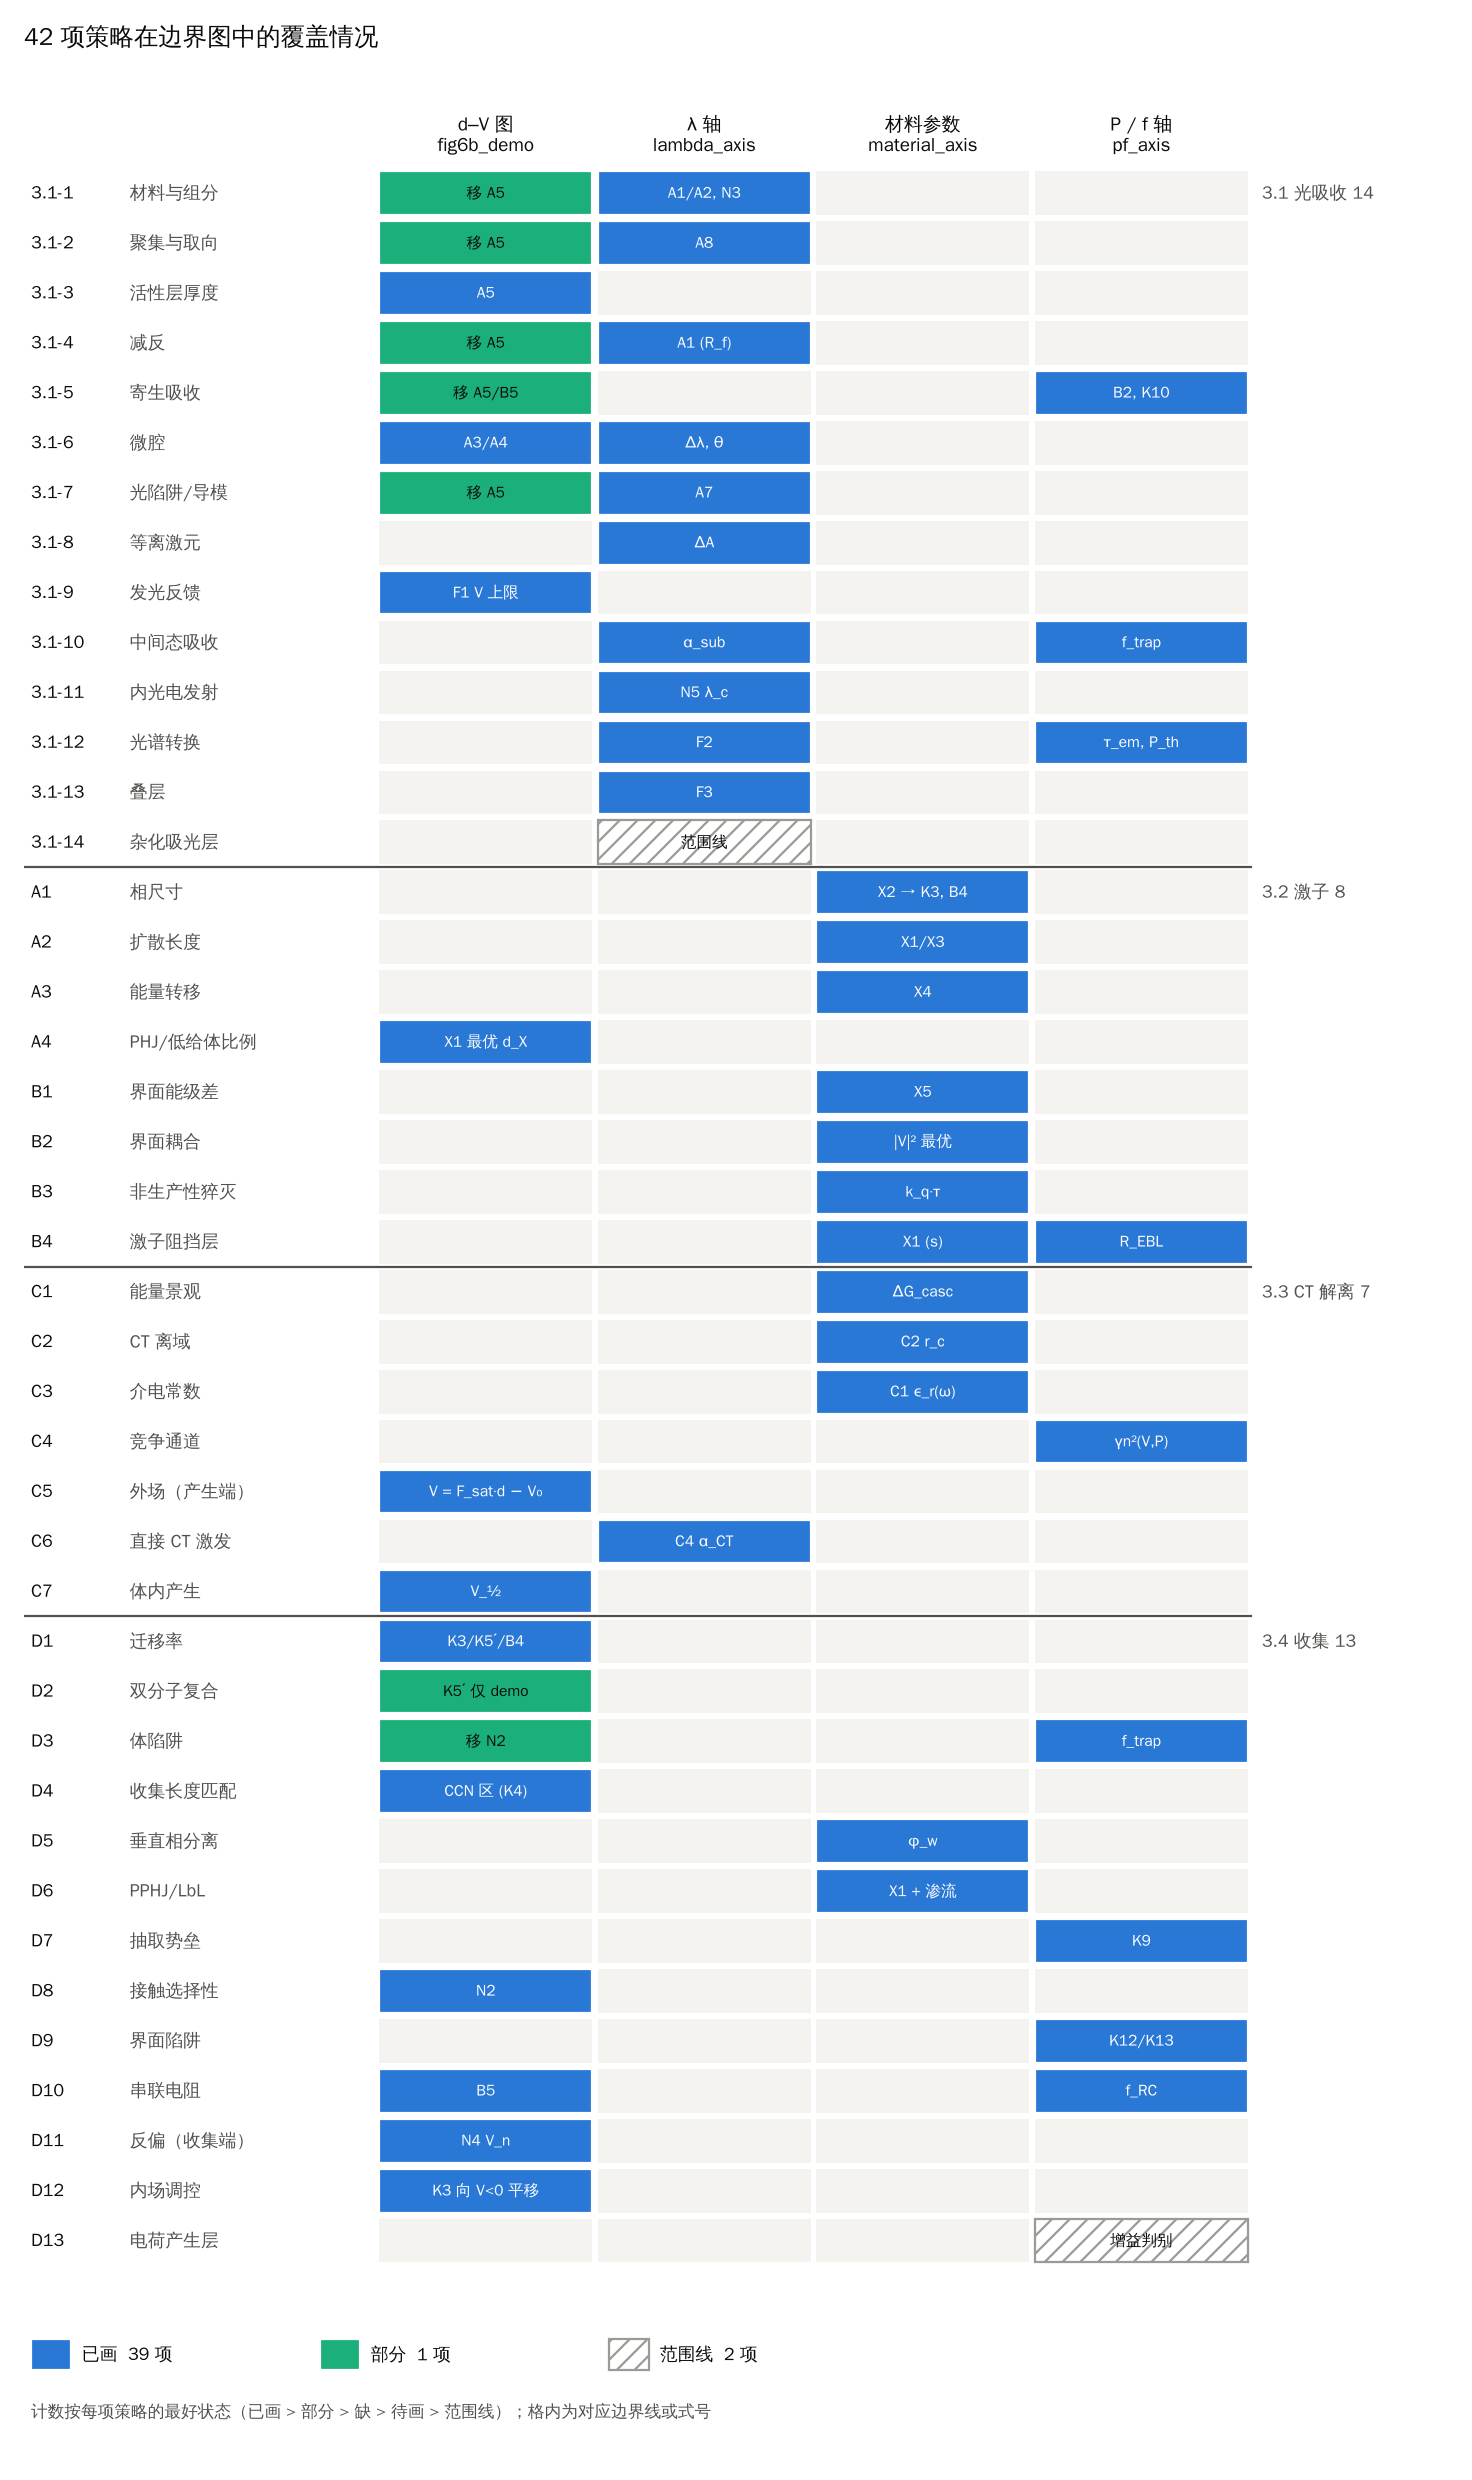

Generate this figure with Python:
"""42 项策略 × 图的覆盖核对：每项策略落在哪张图、哪条线上，现有图里画了没有。

数据来源：《42种策略_通用边界模型.md》第 2 节“所在图轴”一列，以及实际画出的图：
demo_fig6b.py（fig6b_demo.png，d–V）、axis_figures.py（lambda_axis.png、material_axis.png、pf_axis.png）。
运行：python3 coverage_42.py → coverage_42.png，并打印 Markdown 表与计数。
"""
import matplotlib
matplotlib.use("Agg")
import matplotlib.pyplot as plt
from matplotlib.patches import Rectangle

plt.rcParams["font.family"] = ["WenQuanYi Zen Hei", "DejaVu Sans"]

COLS = ["d–V 图\nfig6b_demo", "λ 轴\nlambda_axis", "材料参数\nmaterial_axis", "P / f 轴\npf_axis"]
COLS_MD = ["d–V 图 (fig6b_demo)", "λ 轴 (lambda_axis)", "材料参数 (material_axis)", "P / f 轴 (pf_axis)"]

# 状态：drawn 已画；partial 线已画但本策略的作用没体现（只是共用/移动该线，或只在一张图里）；
# missing 应在 d–V 图上却没画；todo 属于尚未生成的图；scope 范围线
STATUS = {
    "drawn":   ("已画", "#2a78d6"),
    "partial": ("部分", "#1baf7a"),
    "missing": ("缺（d–V 图上应有）", "#eb6834"),
    "todo":    ("待画（后续图）", "#d9d8d3"),
    "scope":   ("范围线", "#ffffff"),
}

# (编号, 名称, {列号: (状态, 线/式号)})
S = [
    ("3.1-1", "材料与组分", {0: ("partial", "移 A5"), 1: ("drawn", "A1/A2, N3")}),
    ("3.1-2", "聚集与取向", {0: ("partial", "移 A5"), 1: ("drawn", "A8")}),
    ("3.1-3", "活性层厚度", {0: ("drawn", "A5")}),
    ("3.1-4", "减反", {0: ("partial", "移 A5"), 1: ("drawn", "A1 (R_f)")}),
    ("3.1-5", "寄生吸收", {0: ("partial", "移 A5/B5"), 3: ("drawn", "B2, K10")}),
    ("3.1-6", "微腔", {0: ("drawn", "A3/A4"), 1: ("drawn", "Δλ, θ")}),
    ("3.1-7", "光陷阱/导模", {0: ("partial", "移 A5"), 1: ("drawn", "A7")}),
    ("3.1-8", "等离激元", {1: ("drawn", "ΔA")}),
    ("3.1-9", "发光反馈", {0: ("drawn", "F1 V 上限")}),
    ("3.1-10", "中间态吸收", {1: ("drawn", "α_sub"), 3: ("drawn", "f_trap")}),
    ("3.1-11", "内光电发射", {1: ("drawn", "N5 λ_c")}),
    ("3.1-12", "光谱转换", {1: ("drawn", "F2"), 3: ("drawn", "τ_em, P_th")}),
    ("3.1-13", "叠层", {1: ("drawn", "F3")}),
    ("3.1-14", "杂化吸光层", {1: ("scope", "范围线")}),
    ("A1", "相尺寸", {2: ("drawn", "X2 → K3, B4")}),
    ("A2", "扩散长度", {2: ("drawn", "X1/X3")}),
    ("A3", "能量转移", {2: ("drawn", "X4")}),
    ("A4", "PHJ/低给体比例", {0: ("drawn", "X1 最优 d_X")}),
    ("B1", "界面能级差", {2: ("drawn", "X5")}),
    ("B2", "界面耦合", {2: ("drawn", "|V|² 最优")}),
    ("B3", "非生产性猝灭", {2: ("drawn", "k_q·τ")}),
    ("B4", "激子阻挡层", {2: ("drawn", "X1 (s)"), 3: ("drawn", "R_EBL")}),
    ("C1", "能量景观", {2: ("drawn", "ΔG_casc")}),
    ("C2", "CT 离域", {2: ("drawn", "C2 r_c")}),
    ("C3", "介电常数", {2: ("drawn", "C1 ε_r(ω)")}),
    ("C4", "竞争通道", {3: ("drawn", "γn²(V,P)")}),
    ("C5", "外场（产生端）", {0: ("drawn", "V = F_sat·d − V₀")}),
    ("C6", "直接 CT 激发", {1: ("drawn", "C4 α_CT")}),
    ("C7", "体内产生", {0: ("drawn", "V_½")}),
    ("D1", "迁移率", {0: ("drawn", "K3/K5′/B4")}),
    ("D2", "双分子复合", {0: ("partial", "K5′ 仅 demo")}),
    ("D3", "体陷阱", {0: ("partial", "移 N2"), 3: ("drawn", "f_trap")}),
    ("D4", "收集长度匹配", {0: ("drawn", "CCN 区 (K4)")}),
    ("D5", "垂直相分离", {2: ("drawn", "φ_w")}),
    ("D6", "PPHJ/LbL", {2: ("drawn", "X1 + 渗流")}),
    ("D7", "抽取势垒", {3: ("drawn", "K9")}),
    ("D8", "接触选择性", {0: ("drawn", "N2")}),
    ("D9", "界面陷阱", {3: ("drawn", "K12/K13")}),
    ("D10", "串联电阻", {0: ("drawn", "B5"), 3: ("drawn", "f_RC")}),
    ("D11", "反偏（收集端）", {0: ("drawn", "N4 V_n")}),
    ("D12", "内场调控", {0: ("drawn", "K3 向 V<0 平移")}),
    ("D13", "电荷产生层", {3: ("scope", "增益判别")}),
]
assert len(S) == 42
GROUPS = [(0, "3.1 光吸收 14"), (14, "3.2 激子 8"), (22, "3.3 CT 解离 7"), (29, "3.4 收集 13")]


def best_status(cells):
    order = ["drawn", "partial", "drawn", "drawn", "scope"]
    return min((st for st, _ in cells.values()), key=order.index)


# ---------------------------------------------------------------- 图
cw, rh, x0 = 1.55, 0.32, 2.5
fig, ax = plt.subplots(figsize=(9.2, 15.5))
for i, (sid, name, cells) in enumerate(S):
    y = -i * rh
    ax.text(0.05, y + rh / 2, sid, va="center", fontsize=8, color="#0b0b0b")
    ax.text(0.75, y + rh / 2, name, va="center", fontsize=8, color="#52514e")
    for j in range(len(COLS)):
        x = x0 + j * cw
        if j in cells:
            st, lab = cells[j]
            col = STATUS[st][1]
            ax.add_patch(Rectangle((x + 0.02, y + 0.02), cw - 0.04, rh - 0.04, facecolor=col,
                                   edgecolor="#9b9a95" if st == "scope" else "white",
                                   hatch="///" if st == "scope" else None, lw=1))
            ink = "white" if st in ("drawn", "missing") else "#0b0b0b"
            ax.text(x + cw / 2, y + rh / 2, lab, ha="center", va="center", fontsize=7, color=ink)
        else:
            ax.add_patch(Rectangle((x + 0.02, y + 0.02), cw - 0.04, rh - 0.04, facecolor="#f4f3f0", lw=0))
for k, (i0, lab) in enumerate(GROUPS):
    y = -i0 * rh + rh
    if k:
        ax.plot([0, x0 + len(COLS) * cw], [y, y], color="#52514e", lw=1)
    ax.text(x0 + len(COLS) * cw + 0.08, y - rh / 2, lab, va="center", fontsize=8, color="#52514e")
for j, c in enumerate(COLS):
    ax.text(x0 + j * cw + cw / 2, rh * 1.25, c, ha="center", va="bottom", fontsize=8.5, color="#0b0b0b")
ax.set_xlim(0, x0 + len(COLS) * cw + 1.4)
ax.set_ylim(-len(S) * rh - 0.9, rh * 3.2)
ax.axis("off")

# 图例（带文字，颜色不是唯一标识）
counts = {k: sum(best_status(c) == k for _, _, c in S) for k in STATUS}
yl = -len(S) * rh - 0.35
for j, k in enumerate([k for k in STATUS if counts[k]]):
    lab, col = STATUS[k]
    x = 0.05 + j * 2.05
    ax.add_patch(Rectangle((x, yl), 0.28, 0.2, facecolor=col, edgecolor="#9b9a95" if k == "scope" else "white",
                           hatch="///" if k == "scope" else None))
    ax.text(x + 0.36, yl + 0.1, f"{lab}  {counts[k]} 项", va="center", fontsize=8, color="#0b0b0b")
ax.text(0.05, yl - 0.3, "计数按每项策略的最好状态（已画 > 部分 > 缺 > 待画 > 范围线）；格内为对应边界线或式号",
        fontsize=7.5, color="#52514e")
ax.set_title("42 项策略在边界图中的覆盖情况", fontsize=11, color="#0b0b0b", loc="left")
fig.tight_layout()
fig.savefig("coverage_42.png", dpi=160)

# ---------------------------------------------------------------- 表与计数
print("| 编号 | 策略 | " + " | ".join(COLS_MD) + " |")
print("|---|---|" + "---|" * len(COLS_MD))
for sid, name, cells in S:
    row = [f"{STATUS[cells[j][0]][0]}：{cells[j][1]}" if j in cells else "" for j in range(len(COLS))]
    print(f"| {sid} | {name} | " + " | ".join(row) + " |")
print()
print("按最好状态计数：", {STATUS[k][0]: v for k, v in counts.items()})
